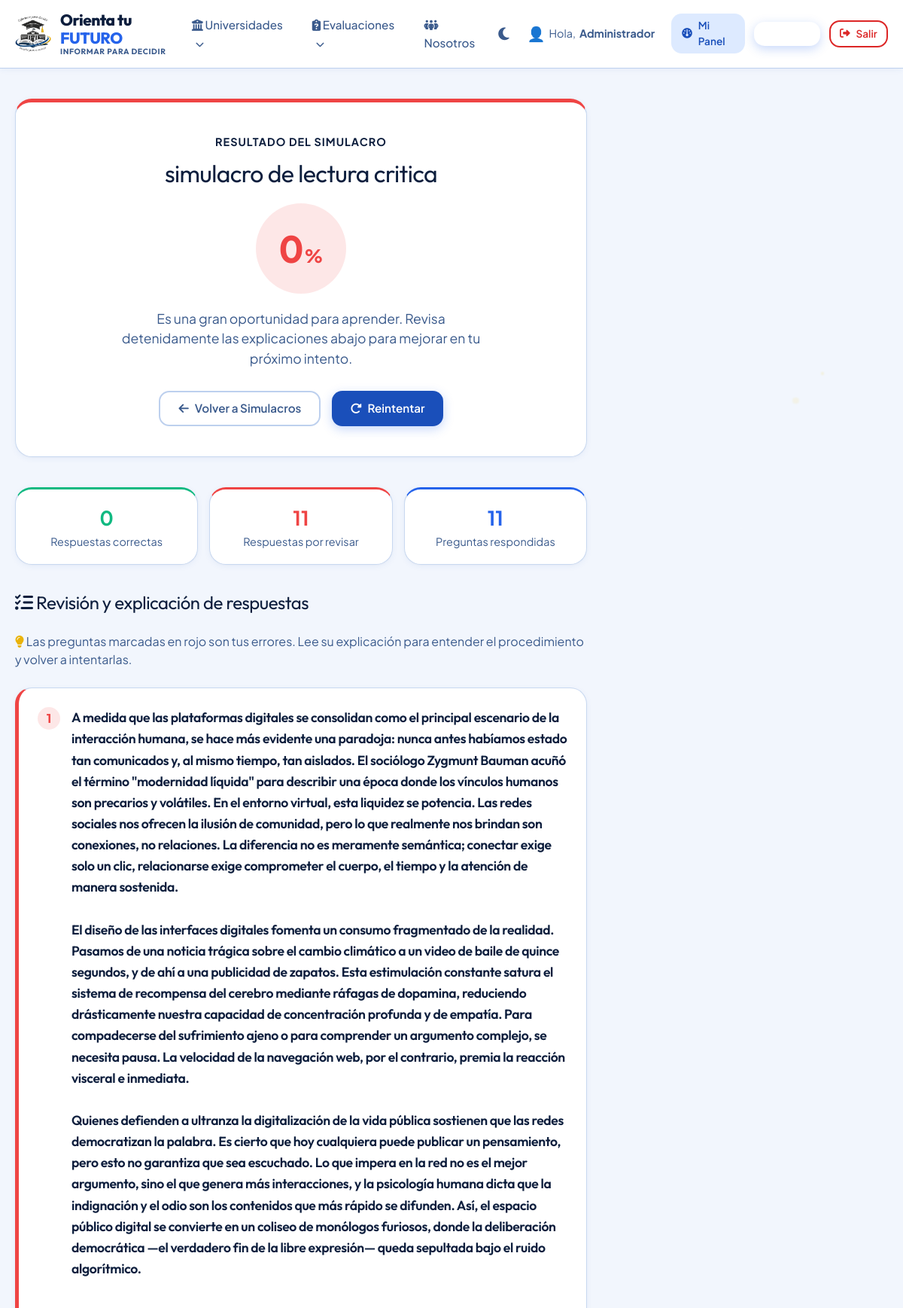
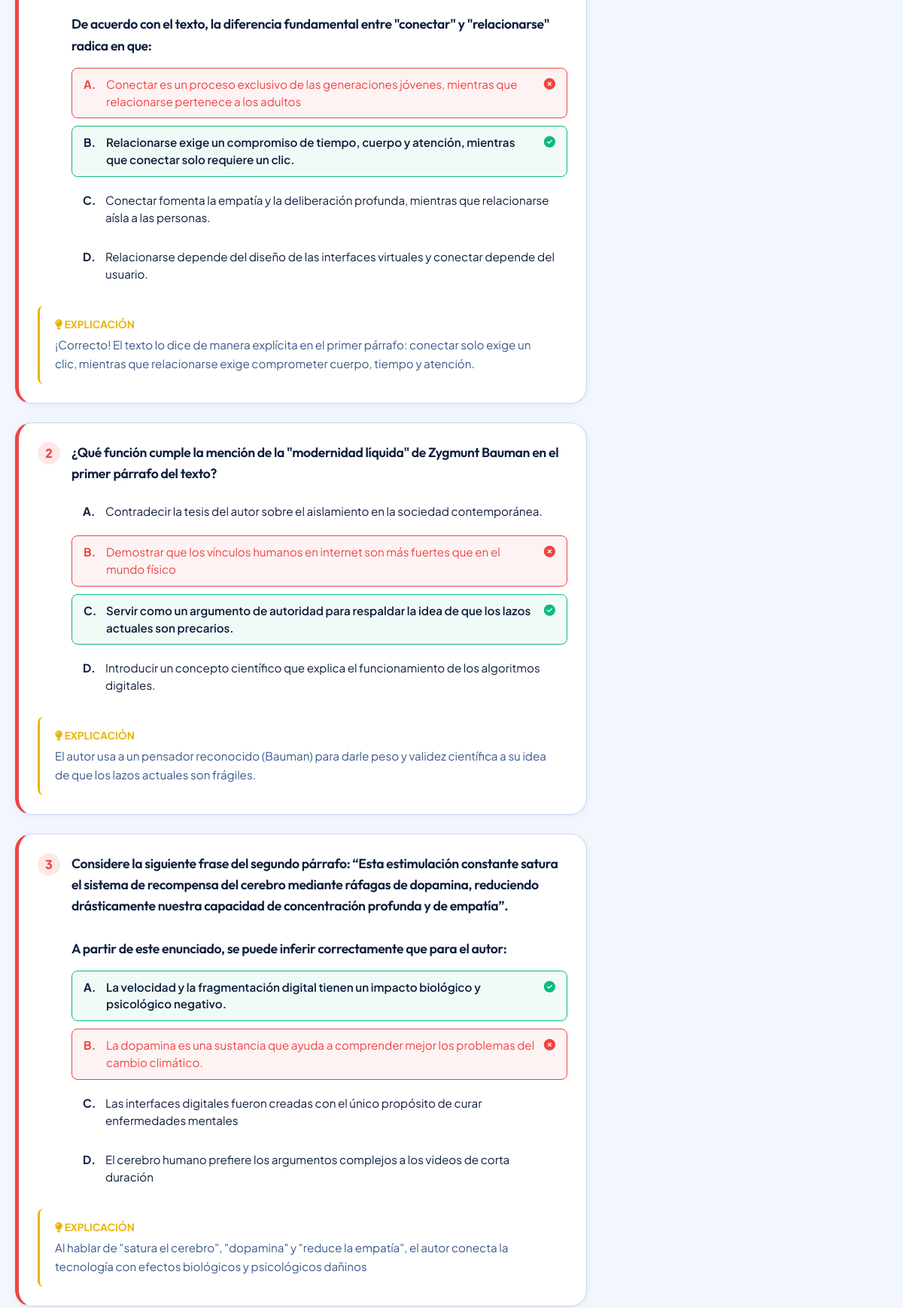
The page /simulacros/resultado?id=3 (signed in, upper part) on the database its author committed (2 pictures, top to bottom).
### tables this page shows
CREATE TABLE `simulacro_intentos` (
  `id_intento` int(11) NOT NULL,
  `id_usuario` int(11) NOT NULL,
  `id_simulacro` int(11) NOT NULL,
  `puntaje` int(11) NOT NULL,
  `fecha` timestamp NOT NULL DEFAULT current_timestamp()
);

CREATE TABLE `simulacros` (
  `id_simulacro` int(11) NOT NULL,
  `titulo` varchar(150) NOT NULL,
  `descripcion` text DEFAULT NULL,
  `materia` varchar(50) NOT NULL,
  `color` varchar(20) DEFAULT '#3b82f6',
  `icono` varchar(50) DEFAULT 'fa-solid fa-file-pen'
);

CREATE TABLE `simulacro_respuestas` (
  `id_intento` int(11) NOT NULL,
  `id_pregunta` int(11) NOT NULL,
  `respuesta_usuario` char(1) NOT NULL,
  `es_correcta` tinyint(1) NOT NULL
);

CREATE TABLE `simulacro_preguntas` (
  `id_pregunta` int(11) NOT NULL,
  `id_simulacro` int(11) NOT NULL,
  `pregunta` text NOT NULL,
  `opcion_a` text NOT NULL,
  `opcion_b` text NOT NULL,
  `opcion_c` text NOT NULL,
  `opcion_d` text NOT NULL,
  `correcta` char(1) NOT NULL,
  `justificacion` text NOT NULL
);

### controladores/controlador_simulacros.php (called while the page is built, shortened)
<?php
include_once "modelos/simulacro.php";
class ControladorSimulacros {
    public function resultado() {
        $id_intento = $_GET['id'];
        $intento = Simulacro::obtenerIntento($id_intento);
        $respuestas = Simulacro::obtenerRespuestasIntento($id_intento);
        $correctas = count(array_filter($respuestas, static function ($respuesta) {
            return (int) $respuesta['es_correcta'] === 1;
        }));
        $incorrectas = count($respuestas) - $correctas;
        include_once "vistas/simulacros/resultado.php";
    }
}
?>

### index.php (called while the page is built, shortened)
<?php
include_once("vistas/plantilla.php");
?>

### modelos/simulacro.php (called while the page is built, shortened)
<?php
class Simulacro {
    public static function obtenerIntento($id_intento) {
        $db = baseDatos::crearInstancia();
        $sql = "SELECT i.*, s.titulo, s.materia
                FROM simulacro_intentos i
                JOIN simulacros s ON i.id_simulacro = s.id_simulacro
                WHERE i.id_intento = ?";
        $consulta = $db->prepare($sql);
        $consulta->execute([$id_intento]);
        return $consulta->fetch();
    }
    public static function obtenerRespuestasIntento($id_intento) {
        $db = baseDatos::crearInstancia();
        $sql = "SELECT r.*, p.pregunta, p.opcion_a, p.opcion_b, p.opcion_c, p.opcion_d, p.correcta, p.justificacion
                FROM simulacro_respuestas r
                JOIN simulacro_preguntas p ON r.id_pregunta = p.id_pregunta
                WHERE r.id_intento = ? ORDER BY p.id_pregunta ASC";
        $consulta = $db->prepare($sql);
        $consulta->execute([$id_intento]);
        return $consulta->fetchAll();
    }
}
?>

### vistas/simulacros/resultado.php (the view, shortened to what this page needs)
<?php $url_base = constant('URL_BASE'); ?>
<div class="container" style="max-width: 800px; padding: 40px 20px;">
    <div class="card-premium" style="text-align: center; padding: 40px 20px; margin-bottom: 40px; border-top: 5px solid <?php echo $intento['puntaje'] >= 60 ? '#10b981' : '#ef4444'; ?>;">
        <span style="font-size: 0.9rem; font-weight: 700; text-transform: uppercase; color: var(--text-muted); letter-spacing: 1px;">Resultado del Simulacro</span>
        <h1 style="font-size: 2rem; margin: 10px 0 20px 0; color: var(--text-primary);">
            <?php echo htmlspecialchars($intento['titulo']); ?>
        </h1>
        <div style="display: inline-flex; align-items: center; justify-content: center; width: 120px; height: 120px; border-radius: 50%; background-color: <?php echo $intento['puntaje'] >= 60 ? '#10b98120' : '#ef444420'; ?>; margin-bottom: 20px;">
            <span style="font-size: 3rem; font-weight: 800; color: <?php echo $intento['puntaje'] >= 60 ? '#10b981' : '#ef4444'; ?>;">
                <?php echo $intento['puntaje']; ?><span style="font-size: 1.5rem;">%</span>
            </span>
        </div>
        <p style="color: var(--text-secondary); font-size: 1.1rem; max-width: 500px; margin: 0 auto 30px auto;">
            <?php if ($intento['puntaje'] >= 80): ?>
                ¡Excelente trabajo! Tienes un dominio muy fuerte de estos temas.
            <?php elseif ($intento['puntaje'] >= 60): ?>
                ¡Buen esfuerzo! Has aprobado, pero revisar las justificaciones te ayudará a pulir detalles.
            <?php else: ?>
                Es una gran oportunidad para aprender. Revisa detenidamente las explicaciones abajo para mejorar en tu próximo intento.
            <?php endif; ?>
        </p>
        <div style="display: flex; gap: 15px; justify-content: center;">
            <a href="<?php echo $url_base; ?>simulacros/inicio" class="btn btn-outline">
                <i class="fa-solid fa-arrow-left"></i> Volver a Simulacros
            </a>
            <?php
                if ($intento['materia'] === 'Mixto') {
                    $modalidad_reintento = 'corto';
                    if (strpos($intento['titulo'], 'intermedio') !== false) $modalidad_reintento = 'intermedio';
                    if (strpos($intento['titulo'], 'normal') !== false) $modalidad_reintento = 'normal';
                    $url_reintento = $url_base . 'simulacros/resolver?modo=aleatorio&modalidad=' . $modalidad_reintento;
                } else {
                    $cantidad_reintento = in_array(count($respuestas), [10, 25, 50], true) ? count($respuestas) : 25;
                    $url_reintento = $url_base . 'simulacros/resolver?materia=' . urlencode($intento['materia']) . '&cantidad=' . $cantidad_reintento;
                }
            ?>
            <a href="<?php echo $url_reintento; ?>" class="btn btn-primary">
                <i class="fa-solid fa-rotate-right"></i> Reintentar
            </a>
        </div>
    </div>
    <div style="display: grid; grid-template-columns: repeat(3, 1fr); gap: 15px; margin-bottom: 35px;">
        <div class="card-premium" style="text-align: center; padding: 18px; border-top: 3px solid #10b981;">
            <strong style="display: block; color: #10b981; font-size: 1.65rem;"><?php echo $correctas; ?></strong>
            <span style="color: var(--text-secondary); font-size: .9rem;">Respuestas correctas</span>
        </div>
        <div class="card-premium" style="text-align: center; padding: 18px; border-top: 3px solid #ef4444;">
            <strong style="display: block; color: #ef4444; font-size: 1.65rem;"><?php echo $incorrectas; ?></strong>
            <span style="color: var(--text-secondary); font-size: .9rem;">Respuestas por revisar</span>
        </div>
        <div class="card-premium" style="text-align: center; padding: 18px; border-top: 3px solid #2563eb;">
            <strong style="display: block; color: #2563eb; font-size: 1.65rem;"><?php echo count($respuestas); ?></strong>
            <span style="color: var(--text-secondary); font-size: .9rem;">Preguntas respondidas</span>
        </div>
    </div>
    <h2 style="font-size: 1.5rem; margin-bottom: 25px; border-bottom: 2px solid var(--border); padding-bottom: 10px;">
        <i class="fa-solid fa-list-check"></i> Revisión y explicación de respuestas
    </h2>
    <?php if ($incorrectas > 0): ?>
        <p style="color: var(--text-secondary); margin: -10px 0 25px;">
            <i class="fa-solid fa-lightbulb" style="color: var(--accent);"></i>
            Las preguntas marcadas en rojo son tus errores. Lee su explicación para entender el procedimiento y volver a intentarlas.
        </p>
    <?php endif; ?>
    <?php foreach ($respuestas as $index => $r): ?>
        <?php
            $es_correcta = $r['es_correcta'];
            $color_borde = $es_correcta ? '#10b981' : '#ef4444';
        ?>
        <div class="card-premium" style="margin-bottom: 25px; border-left: 5px solid <?php echo $color_borde; ?>; padding: 25px;">
            <div style="display: flex; align-items: flex-start; gap: 15px; margin-bottom: 15px;">
                <div style="background-color: <?php echo $color_borde; ?>20; color: <?php echo $color_borde; ?>; width: 30px; height: 30px; border-radius: 50%; display: flex; align-items: center; justify-content: center; font-weight: 800; font-size: 1rem; flex-shrink: 0;">
                    <?php echo $index + 1; ?>
                </div>
                <h3 style="font-size: 1.1rem; line-height: 1.6; margin: 0; color: var(--text-primary); font-weight: 600;">
                    <?php echo nl2br(htmlspecialchars($r['pregunta'])); ?>
                </h3>
            </div>
            <div style="padding-left: 45px; margin-bottom: 20px;">
                <?php
                $opciones = [
                    'a' => $r['opcion_a'],
                    'b' => $r['opcion_b'],
                    'c' => $r['opcion_c'],
                    'd' => $r['opcion_d']
                ];
                ?>
                <ul style="list-style: none; padding: 0; margin: 0; display: flex; flex-direction: column; gap: 10px;">
                    <?php foreach ($opciones as $letra => $texto): ?>
                        <?php
                            $es_la_elegida = (strtolower($r['respuesta_usuario']) === $letra);
                            $es_la_correcta = (strtolower($r['correcta']) === $letra);
                            $estilo_li = "padding: 10px 15px; border-radius: 8px; border: 1px solid var(--border); font-size: 0.95rem; display: flex; gap: 10px; align-items: flex-start;";
                            if ($es_la_correcta) {
                                $estilo_li = "padding: 10px 15px; border-radius: 8px; border: 1px solid #10b981; background-color: #10b98110; font-size: 0.95rem; display: flex; gap: 10px; align-items: flex-start; font-weight: 600;";
                            } elseif ($es_la_elegida && !$es_la_correcta) {
                                $estilo_li = "padding: 10px 15px; border-radius: 8px; border: 1px solid #ef4444; background-color: #ef444410; font-size: 0.95rem; display: flex; gap: 10px; align-items: flex-start; color: #ef4444;";
                            }
                        ?>
                        <li style="<?php echo $estilo_li; ?>">
                            <span style="font-weight: 700; text-transform: uppercase; width: 20px; flex-shrink: 0;"><?php echo $letra; ?>.</span>
                            <span style="line-height: 1.5;"><?php echo htmlspecialchars($texto); ?></span>
                            <?php if ($es_la_correcta): ?>
                                <i class="fa-solid fa-circle-check" style="color: #10b981; margin-left: auto; margin-top: 3px;"></i>
                            <?php elseif ($es_la_elegida && !$es_la_correcta): ?>
                                <i class="fa-solid fa-circle-xmark" style="color: #ef4444; margin-left: auto; margin-top: 3px;"></i>
                            <?php endif; ?>
                        </li>
                    <?php endforeach; ?>
                </ul>
            </div>
            <div style="background-color: var(--bg-body); padding: 15px 20px; border-radius: 8px; border-left: 3px solid var(--accent);">
                <span style="display: block; font-size: 0.85rem; font-weight: 700; color: var(--accent); margin-bottom: 5px; text-transform: uppercase;">
                    <i class="fa-solid fa-lightbulb"></i> Explicación
                </span>
                <p style="margin: 0; color: var(--text-secondary); font-size: 0.95rem; line-height: 1.6;">
                    <?php echo nl2br(htmlspecialchars($r['justificacion'])); ?>
                </p>
            </div>
        </div>
    <?php endforeach; ?>
</div>

### recursos/css/miestilo.css (style rules this page uses)
:root { --bg-main: #f2f6fd; --bg-card: #ffffff; --bg-navbar: rgba(255, 255, 255, 0.96); --bg-section: #e8f0fa; --text-primary: #0d1e3d; --text-secondary: #3a5a8c; --primary: #1a4fba; --primary-light: #ddeaff; --primary-hover: #0f3a9e; --accent: #eab308; --accent-light: #fef9c3; --success: #059669; --warning: #d97706; --danger: #dc2626; --border-color: #bdd0ee; --font-sans: 'Plus Jakarta Sans', -apple-system, sans-serif; --font-heading: 'Outfit', sans-serif; --shadow-sm: 0 1px 3px rgba(26, 79, 186, 0.08); --shadow-md: 0 4px 12px rgba(26, 79, 186, 0.10), 0 1px 4px rgba(0,0,0,0.04); --shadow-lg: 0 10px 30px rgba(26, 79, 186, 0.12), 0 4px 10px rgba(0,0,0,0.06); --shadow-premium: 0 20px 40px rgba(26, 79, 186, 0.14), 0 8px 16px rgba(0,0,0,0.05); --radius-sm: 8px; --radius-md: 14px; --radius-lg: 22px; --radius-full: 9999px; --transition: all 0.3s cubic-bezier(0.4, 0, 0.2, 1); }
* { margin: 0; padding: 0; box-sizing: border-box; }
body { background-color: var(--bg-main); color: var(--text-primary); font-family: var(--font-sans); line-height: 1.6; overflow-x: hidden; transition: background-color 0.4s ease, color 0.3s ease; }
h1, h2, h3, h4, h5, h6 { font-family: var(--font-heading); font-weight: 700; letter-spacing: -0.02em; line-height: 1.25; }
a { color: var(--primary); text-decoration: none; transition: var(--transition); }
.btn { display: inline-flex; align-items: center; justify-content: center; padding: 10px 24px; font-size: 0.95rem; font-weight: 600; border-radius: var(--radius-md); cursor: pointer; transition: var(--transition); border: none; gap: 8px; }
.btn-primary { background-color: var(--primary); color: white; box-shadow: 0 4px 14px rgba(37, 99, 235, 0.25); }
.btn-outline { background-color: transparent; border: 2px solid var(--border-color); color: var(--text-secondary); }
.layout-container { min-height: 100vh; display: flex; flex-direction: column; }
.card-premium { background-color: var(--bg-card); border-radius: var(--radius-lg); border: 1px solid var(--border-color); box-shadow: var(--shadow-premium); padding: 32px; transition: var(--transition); }
[data-theme="light"] body { background-color: #f2f6fd; }
[data-theme="light"] .card, [data-theme="light"] .card-premium, [data-theme="light"] .filter-sidebar, [data-theme="light"] .chart-container, [data-theme="light"] .question-card, [data-theme="light"] .auth-card, [data-theme="light"] .map-card-container { background: #ffffff; border-color: #c8d8f0; box-shadow: 0 2px 8px rgba(26,79,186,0.06), 0 1px 3px rgba(0,0,0,0.03); }
.card, .card-premium, .bento-card, .list-item-fav, .question-card, .auth-card, .feature-card, .map-card-container, .filter-sidebar, .chart-container { position: relative; overflow: hidden; --glow-x: 50%; --glow-y: 50%; --glow-opacity: 0; transition: transform 0.35s cubic-bezier(0.23, 1, 0.32, 1), box-shadow 0.35s cubic-bezier(0.23, 1, 0.32, 1), border-color 0.35s ease; }
.card::before, .card-premium::before, .bento-card::before, .list-item-fav::before, .question-card::before, .auth-card::before, .feature-card::before, .map-card-container::before, .filter-sidebar::before, .chart-container::before { content: ''; position: absolute; top: 0; left: 0; right: 0; bottom: 0; background: radial-gradient( circle 160px at var(--glow-x) var(--glow-y), rgba(37, 99, 235, 0.13) 0%, rgba(250, 204, 21, 0.06) 50%, transparent 70% ); opacity: var(--glow-opacity); transition: opacity 0.4s ease; pointer-events: none; z-index: 0; border-radius: inherit; }
.btn, [class*="btn-"] { position: relative; overflow: hidden; isolation: isolate; }
.btn::after { content: ''; position: absolute; inset: 0; background: radial-gradient( circle at var(--btn-gx, 50%) var(--btn-gy, 50%), rgba(255,255,255,0.15) 0%, transparent 65% ); opacity: 0; transition: opacity 0.3s ease; pointer-events: none; }

### rows shown on the page
simulacro_intentos: id_simulacro.titulo "simulacro de lectura critica", puntaje "0"
simulacro_respuestas: es_correcta "0", id_pregunta.pregunta "A medida que las plataformas digitales se consolidan como el principal escenario de la interacción humana, se hace más evidente una paradoja: nunca antes habíamos estado tan comunicados y, al mismo tiempo, tan aislados. El sociólogo Zygmunt Bauman acuñó el término \"modernidad líquida\" para describir una época donde los vínculos humanos son precarios y volátiles. En el entorno virtual, esta liquidez se potencia. Las redes sociales nos ofrecen la ilusión de comunidad, pero lo que realmente nos brindan son conexiones, no relaciones. La diferencia no es meramente semántica; conectar exige solo un clic, relacionarse exige comprometer el cuerpo, el tiempo y la atención de manera sostenida. El…", letra "A", id_pregunta.opcion_a "Conectar es un proceso exclusivo de las generaciones jóvenes, mientras que relacionarse pertenece a los adultos", letra "B", id_pregunta.opcion_b "Relacionarse exige un compromiso de tiempo, cuerpo y atención, mientras que conectar solo requiere un clic.", letra "C", id_pregunta.opcion_c "Conectar fomenta la empatía y la deliberación profunda, mientras que relacionarse aísla a las personas.", letra "D", id_pregunta.opcion_d "Relacionarse depende del diseño de las interfaces virtuales y conectar depende del usuario.", id_pregunta.justificacion "¡Correcto! El texto lo dice de manera explícita en el primer párrafo: conectar solo exige un clic, mientras que relacionarse exige comprometer cuerpo, tiempo y atención."
simulacro_respuestas: id_pregunta.pregunta "¿Qué función cumple la mención de la \"modernidad líquida\" de Zygmunt Bauman en el primer párrafo del texto?", letra "A", id_pregunta.opcion_a "Contradecir la tesis del autor sobre el aislamiento en la sociedad contemporánea.", letra "B", id_pregunta.opcion_b "Demostrar que los vínculos humanos en internet son más fuertes que en el mundo físico", letra "C", id_pregunta.opcion_c "Servir como un argumento de autoridad para respaldar la idea de que los lazos actuales son precarios.", letra "D", id_pregunta.opcion_d "Introducir un concepto científico que explica el funcionamiento de los algoritmos digitales.", id_pregunta.justificacion "El autor usa a un pensador reconocido (Bauman) para darle peso y validez científica a su idea de que los lazos actuales son frágiles."
simulacro_respuestas: id_pregunta.pregunta "Considere la siguiente frase del segundo párrafo: “Esta estimulación constante satura el sistema de recompensa del cerebro mediante ráfagas de dopamina, reduciendo drásticamente nuestra capacidad de concentración profunda y de empatía”. A partir de este enunciado, se puede inferir correctamente que para el autor:", letra "A", id_pregunta.opcion_a "La velocidad y la fragmentación digital tienen un impacto biológico y psicológico negativo.", letra "B", id_pregunta.opcion_b "La dopamina es una sustancia que ayuda a comprender mejor los problemas del cambio climático.", letra "C", id_pregunta.opcion_c "Las interfaces digitales fueron creadas con el único propósito de curar enfermedades mentales", letra "D", id_pregunta.opcion_d "El cerebro humano prefiere los argumentos complejos a los videos de corta duración", id_pregunta.justificacion "Al hablar de \"satura el cerebro\", \"dopamina\" y \"reduce la empatía\", el autor conecta la tecnología con efectos biológicos y psicológicos dañinos"

### other values the page prints
$emoji "👤"
$_SESSION['usuario']['nombre'] "Administrador"
$incorrectas "11"
count($respuestas) "11"
